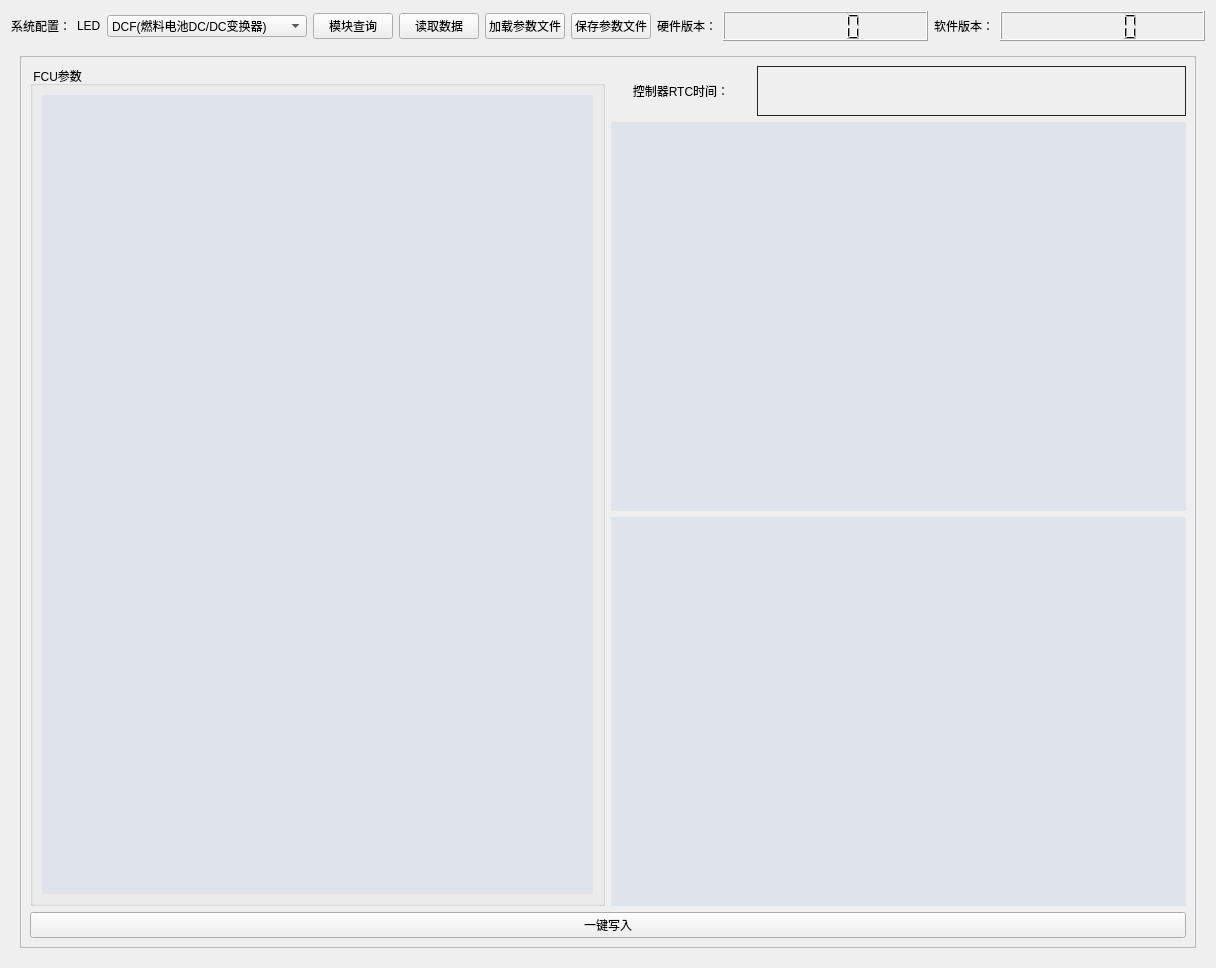
<?xml version="1.0" encoding="UTF-8"?>
<ui version="4.0">
 <class>write_data</class>
 <widget class="QWidget" name="write_data">
  <property name="geometry">
   <rect>
    <x>0</x>
    <y>0</y>
    <width>1216</width>
    <height>968</height>
   </rect>
  </property>
  <property name="windowTitle">
   <string>动态参数写入</string>
  </property>
  <property name="styleSheet">
   <string notr="true">font: 25 9pt &quot;Microsoft YaHei&quot;;</string>
  </property>
  <layout class="QGridLayout" name="gridLayout_4" columnstretch="0,0,0">
   <item row="0" column="2">
    <layout class="QGridLayout" name="gridLayout" columnstretch="0,1,0,1">
     <item row="0" column="2">
      <widget class="QLabel" name="label_21">
       <property name="text">
        <string>软件版本：</string>
       </property>
       <property name="alignment">
        <set>Qt::AlignCenter</set>
       </property>
      </widget>
     </item>
     <item row="0" column="3">
      <widget class="QLCDNumber" name="SOFTWARE">
       <property name="sizePolicy">
        <sizepolicy hsizetype="Preferred" vsizetype="Preferred">
         <horstretch>0</horstretch>
         <verstretch>0</verstretch>
        </sizepolicy>
       </property>
       <property name="minimumSize">
        <size>
         <width>70</width>
         <height>30</height>
        </size>
       </property>
       <property name="font">
        <font>
         <family>Microsoft YaHei</family>
         <pointsize>9</pointsize>
         <weight>3</weight>
         <italic>false</italic>
         <bold>false</bold>
        </font>
       </property>
      </widget>
     </item>
     <item row="0" column="1">
      <widget class="QLCDNumber" name="HARDWARE">
       <property name="sizePolicy">
        <sizepolicy hsizetype="Preferred" vsizetype="Preferred">
         <horstretch>0</horstretch>
         <verstretch>0</verstretch>
        </sizepolicy>
       </property>
       <property name="minimumSize">
        <size>
         <width>70</width>
         <height>30</height>
        </size>
       </property>
       <property name="font">
        <font>
         <family>Microsoft YaHei</family>
         <pointsize>9</pointsize>
         <weight>3</weight>
         <italic>false</italic>
         <bold>false</bold>
        </font>
       </property>
      </widget>
     </item>
     <item row="0" column="0">
      <widget class="QLabel" name="label_20">
       <property name="text">
        <string>硬件版本：</string>
       </property>
       <property name="alignment">
        <set>Qt::AlignCenter</set>
       </property>
      </widget>
     </item>
    </layout>
   </item>
   <item row="0" column="1">
    <layout class="QGridLayout" name="gridLayout_12">
     <item row="0" column="2">
      <widget class="QPushButton" name="pushButton_9">
       <property name="text">
        <string>加载参数文件</string>
       </property>
      </widget>
     </item>
     <item row="0" column="3">
      <widget class="QPushButton" name="pushButton_10">
       <property name="text">
        <string>保存参数文件</string>
       </property>
      </widget>
     </item>
     <item row="0" column="1">
      <widget class="QPushButton" name="read_module">
       <property name="text">
        <string>读取数据</string>
       </property>
      </widget>
     </item>
     <item row="0" column="0">
      <widget class="QPushButton" name="check_module">
       <property name="text">
        <string>模块查询</string>
       </property>
      </widget>
     </item>
    </layout>
   </item>
   <item row="0" column="0">
    <layout class="QGridLayout" name="gridLayout_5">
     <item row="0" column="3">
      <widget class="QComboBox" name="projectConfig_cbx">
       <property name="minimumSize">
        <size>
         <width>150</width>
         <height>0</height>
        </size>
       </property>
       <item>
        <property name="text">
         <string>DCF(燃料电池DC/DC变换器)</string>
        </property>
       </item>
       <item>
        <property name="text">
         <string>FCU(燃料电池控制系统)</string>
        </property>
       </item>
       <item>
        <property name="text">
         <string>HSCS(供氢监测和控制系统)</string>
        </property>
       </item>
       <item>
        <property name="text">
         <string>FCPS-E_BIKE(两轮车动力系统)</string>
        </property>
       </item>
      </widget>
     </item>
     <item row="0" column="2">
      <widget class="QLabel" name="module_led">
       <property name="text">
        <string>LED</string>
       </property>
      </widget>
     </item>
     <item row="0" column="1">
      <widget class="QLabel" name="label_4">
       <property name="text">
        <string>系统配置：</string>
       </property>
      </widget>
     </item>
    </layout>
   </item>
   <item row="1" column="0" colspan="3">
    <widget class="QStackedWidget" name="stackedWidget">
     <property name="styleSheet">
      <string notr="true"/>
     </property>
     <property name="currentIndex">
      <number>3</number>
     </property>
     <widget class="QWidget" name="page_3">
      <layout class="QGridLayout" name="gridLayout_13">
       <item row="0" column="0" colspan="2">
        <widget class="QGroupBox" name="groupBox_7">
         <property name="font">
          <font>
           <family>Microsoft YaHei</family>
           <pointsize>9</pointsize>
           <weight>3</weight>
           <italic>false</italic>
           <bold>false</bold>
          </font>
         </property>
         <property name="title">
          <string>DCF参数</string>
         </property>
         <layout class="QGridLayout" name="gridLayout_16">
          <item row="0" column="0">
           <widget class="QTableView" name="TableView_DCF">
            <property name="minimumSize">
             <size>
              <width>260</width>
              <height>200</height>
             </size>
            </property>
            <property name="mouseTracking">
             <bool>true</bool>
            </property>
            <property name="styleSheet">
             <string notr="true">/* 表格设置 */
QTableView{  /** QTableView设置 */
    border: none;
    selection-background-color: rgb(255, 214, 102,150); /*选中区域的背景色*/
	selection-color: #000000; /*选中区域的文字颜色*/
	background-color: #dfe4ea
}
 
QHeaderView::section{         /*表头设置*/
    border: none;
	border-right: 2px solid #6d63c7;
    height:20px;    /*表头高度*/
    color: white;
    font-size: 15px;
    font-weight: 900;
    background-color: #69c0ff;
	text-align: center;
}

</string>
            </property>
           </widget>
          </item>
          <item row="1" column="0">
           <widget class="QPushButton" name="DCF_WRITE">
            <property name="text">
             <string>一键写入</string>
            </property>
           </widget>
          </item>
         </layout>
        </widget>
       </item>
      </layout>
     </widget>
     <widget class="QWidget" name="page_5"/>
     <widget class="QWidget" name="page_6"/>
     <widget class="QWidget" name="page_4">
      <layout class="QGridLayout" name="gridLayout_6">
       <item row="0" column="0">
        <widget class="QScrollArea" name="scrollArea_2">
         <property name="widgetResizable">
          <bool>true</bool>
         </property>
         <widget class="QWidget" name="scrollAreaWidgetContents_2">
          <property name="geometry">
           <rect>
            <x>0</x>
            <y>0</y>
            <width>1170</width>
            <height>883</height>
           </rect>
          </property>
          <layout class="QGridLayout" name="gridLayout_7">
           <item row="0" column="0" rowspan="3">
            <widget class="QGroupBox" name="groupBox">
             <property name="title">
              <string> FCU参数</string>
             </property>
             <layout class="QGridLayout" name="gridLayout_3">
              <item row="0" column="0">
               <widget class="QTableView" name="TableView_FCCB_FCU">
                <property name="minimumSize">
                 <size>
                  <width>260</width>
                  <height>200</height>
                 </size>
                </property>
                <property name="mouseTracking">
                 <bool>true</bool>
                </property>
                <property name="styleSheet">
                 <string notr="true">/* 表格设置 */
QTableView{  /** QTableView设置 */
    border: none;
    selection-background-color: rgb(255, 214, 102,150); /*选中区域的背景色*/
	selection-color: #000000; /*选中区域的文字颜色*/
	background-color: #dfe4ea
}
 
QHeaderView::section{         /*表头设置*/
    border: none;
	border-right: 2px solid #6d63c7;
    height:20px;    /*表头高度*/
    color: white;
    font-size: 15px;
    font-weight: 900;
    background-color: #69c0ff;
	text-align: center;
}

</string>
                </property>
               </widget>
              </item>
             </layout>
            </widget>
           </item>
           <item row="0" column="1">
            <layout class="QGridLayout" name="gridLayout_2" columnstretch="0,2">
             <item row="0" column="0">
              <widget class="QLabel" name="label_31">
               <property name="minimumSize">
                <size>
                 <width>140</width>
                 <height>0</height>
                </size>
               </property>
               <property name="text">
                <string>控制器RTC时间：</string>
               </property>
               <property name="alignment">
                <set>Qt::AlignCenter</set>
               </property>
              </widget>
             </item>
             <item row="0" column="1">
              <widget class="QLabel" name="FCCB_Time">
               <property name="minimumSize">
                <size>
                 <width>100</width>
                 <height>50</height>
                </size>
               </property>
               <property name="font">
                <font>
                 <family>Microsoft YaHei</family>
                 <pointsize>9</pointsize>
                 <weight>3</weight>
                 <italic>false</italic>
                 <bold>false</bold>
                </font>
               </property>
               <property name="styleSheet">
                <string notr="true">QLabel{border:1px solid #242424;}</string>
               </property>
               <property name="text">
                <string/>
               </property>
               <property name="alignment">
                <set>Qt::AlignCenter</set>
               </property>
              </widget>
             </item>
            </layout>
           </item>
           <item row="1" column="1">
            <widget class="QTableView" name="TableView_FCCB_DCF">
             <property name="minimumSize">
              <size>
               <width>260</width>
               <height>200</height>
              </size>
             </property>
             <property name="mouseTracking">
              <bool>true</bool>
             </property>
             <property name="styleSheet">
              <string notr="true">/* 表格设置 */
QTableView{  /** QTableView设置 */
    border: none;
    selection-background-color: rgb(255, 214, 102,150); /*选中区域的背景色*/
	selection-color: #000000; /*选中区域的文字颜色*/
	background-color: #dfe4ea
}
 
QHeaderView::section{         /*表头设置*/
    border: none;
	border-right: 2px solid #6d63c7;
    height:20px;    /*表头高度*/
    color: white;
    font-size: 15px;
    font-weight: 900;
    background-color: #69c0ff;
	text-align: center;
}

</string>
             </property>
            </widget>
           </item>
           <item row="2" column="1">
            <widget class="QTableView" name="TableView_FCCB_BAT">
             <property name="minimumSize">
              <size>
               <width>260</width>
               <height>200</height>
              </size>
             </property>
             <property name="mouseTracking">
              <bool>true</bool>
             </property>
             <property name="styleSheet">
              <string notr="true">/* 表格设置 */
QTableView{  /** QTableView设置 */
    border: none;
    selection-background-color: rgb(255, 214, 102,150); /*选中区域的背景色*/
	selection-color: #000000; /*选中区域的文字颜色*/
	background-color: #dfe4ea
}
 
QHeaderView::section{         /*表头设置*/
    border: none;
	border-right: 2px solid #6d63c7;
    height:20px;    /*表头高度*/
    color: white;
    font-size: 15px;
    font-weight: 900;
    background-color: #69c0ff;
	text-align: center;
}

</string>
             </property>
            </widget>
           </item>
           <item row="3" column="0" colspan="2">
            <widget class="QPushButton" name="FCCB_WRITE">
             <property name="text">
              <string>一键写入</string>
             </property>
            </widget>
           </item>
          </layout>
         </widget>
        </widget>
       </item>
      </layout>
     </widget>
    </widget>
   </item>
  </layout>
 </widget>
 <resources/>
 <connections/>
</ui>
